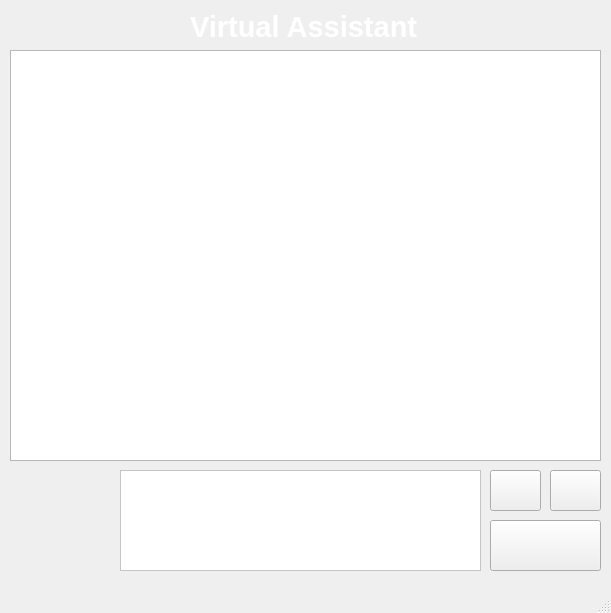
<?xml version="1.0" encoding="UTF-8"?>
<ui version="4.0">
 <class>MainWindow</class>
 <widget class="QMainWindow" name="MainWindow">
  <property name="geometry">
   <rect>
    <x>0</x>
    <y>0</y>
    <width>611</width>
    <height>613</height>
   </rect>
  </property>
  <property name="windowTitle">
   <string>MainWindow</string>
  </property>
  <property name="layoutDirection">
   <enum>Qt::LeftToRight</enum>
  </property>
  <property name="styleSheet">
   <string notr="true">background: url(:/iconPath/85e8fb5bd7897610782929cd285c7c33.jpg)</string>
  </property>
  <widget class="QWidget" name="centralwidget">
   <widget class="QLabel" name="label">
    <property name="geometry">
     <rect>
      <x>190</x>
      <y>10</y>
      <width>231</width>
      <height>31</height>
     </rect>
    </property>
    <property name="font">
     <font>
      <family>MS Sans Serif</family>
      <pointsize>22</pointsize>
      <weight>75</weight>
      <bold>true</bold>
     </font>
    </property>
    <property name="frameShadow">
     <enum>QFrame::Raised</enum>
    </property>
    <property name="text">
     <string>&lt;html&gt;&lt;head/&gt;&lt;body&gt;&lt;p&gt;&lt;span style=&quot; color:#ffffff;&quot;&gt;Virtual Assistant&lt;/span&gt;&lt;/p&gt;&lt;/body&gt;&lt;/html&gt;</string>
    </property>
    <property name="wordWrap">
     <bool>true</bool>
    </property>
   </widget>
   <widget class="QTextEdit" name="textEdit">
    <property name="geometry">
     <rect>
      <x>120</x>
      <y>470</y>
      <width>361</width>
      <height>101</height>
     </rect>
    </property>
    <property name="sizePolicy">
     <sizepolicy hsizetype="Expanding" vsizetype="Expanding">
      <horstretch>0</horstretch>
      <verstretch>0</verstretch>
     </sizepolicy>
    </property>
    <property name="styleSheet">
     <string notr="true">background: rgb(255, 255, 255)</string>
    </property>
    <property name="sizeAdjustPolicy">
     <enum>QAbstractScrollArea::AdjustToContents</enum>
    </property>
    <property name="html">
     <string>&lt;!DOCTYPE HTML PUBLIC &quot;-//W3C//DTD HTML 4.0//EN&quot; &quot;http://www.w3.org/TR/REC-html40/strict.dtd&quot;&gt;
&lt;html&gt;&lt;head&gt;&lt;meta name=&quot;qrichtext&quot; content=&quot;1&quot; /&gt;&lt;style type=&quot;text/css&quot;&gt;
p, li { white-space: pre-wrap; }
&lt;/style&gt;&lt;/head&gt;&lt;body style=&quot; font-family:'MS Shell Dlg 2'; font-size:8.25pt; font-weight:400; font-style:normal;&quot;&gt;
&lt;p style=&quot;-qt-paragraph-type:empty; margin-top:0px; margin-bottom:0px; margin-left:0px; margin-right:0px; -qt-block-indent:0; text-indent:0px;&quot;&gt;&lt;br /&gt;&lt;/p&gt;&lt;/body&gt;&lt;/html&gt;</string>
    </property>
   </widget>
   <widget class="QPushButton" name="pushButton">
    <property name="geometry">
     <rect>
      <x>490</x>
      <y>470</y>
      <width>51</width>
      <height>41</height>
     </rect>
    </property>
    <property name="contextMenuPolicy">
     <enum>Qt::DefaultContextMenu</enum>
    </property>
    <property name="styleSheet">
     <string notr="true">background-image: url(:/iconPath/speak.jpg);</string>
    </property>
    <property name="text">
     <string/>
    </property>
    <property name="autoRepeat">
     <bool>true</bool>
    </property>
    <property name="autoRepeatDelay">
     <number>299</number>
    </property>
   </widget>
   <widget class="QPushButton" name="pushButton_2">
    <property name="geometry">
     <rect>
      <x>550</x>
      <y>470</y>
      <width>51</width>
      <height>41</height>
     </rect>
    </property>
    <property name="contextMenuPolicy">
     <enum>Qt::DefaultContextMenu</enum>
    </property>
    <property name="styleSheet">
     <string notr="true">background-image: url(:/iconPath/mic2.jpg);</string>
    </property>
    <property name="text">
     <string/>
    </property>
    <property name="autoRepeat">
     <bool>true</bool>
    </property>
    <property name="autoRepeatDelay">
     <number>299</number>
    </property>
   </widget>
   <widget class="QPushButton" name="pushButton_3">
    <property name="geometry">
     <rect>
      <x>490</x>
      <y>520</y>
      <width>111</width>
      <height>51</height>
     </rect>
    </property>
    <property name="contextMenuPolicy">
     <enum>Qt::DefaultContextMenu</enum>
    </property>
    <property name="styleSheet">
     <string notr="true">background-image: url(:/iconPath/send.png);</string>
    </property>
    <property name="text">
     <string/>
    </property>
    <property name="autoRepeat">
     <bool>true</bool>
    </property>
    <property name="autoRepeatDelay">
     <number>299</number>
    </property>
   </widget>
   <widget class="QTextEdit" name="textEdit_2">
    <property name="geometry">
     <rect>
      <x>10</x>
      <y>50</y>
      <width>591</width>
      <height>411</height>
     </rect>
    </property>
   </widget>
   <widget class="QLabel" name="label_2">
    <property name="geometry">
     <rect>
      <x>10</x>
      <y>470</y>
      <width>101</width>
      <height>101</height>
     </rect>
    </property>
    <property name="text">
     <string>&lt;html&gt;&lt;head/&gt;&lt;body&gt;&lt;p&gt;&lt;img src=&quot;:/iconPath/logo.png&quot;/&gt;&lt;/p&gt;&lt;/body&gt;&lt;/html&gt;</string>
    </property>
   </widget>
  </widget>
  <widget class="QMenuBar" name="menubar">
   <property name="geometry">
    <rect>
     <x>0</x>
     <y>0</y>
     <width>611</width>
     <height>21</height>
    </rect>
   </property>
  </widget>
  <widget class="QStatusBar" name="statusbar"/>
 </widget>
 <resources>
  <include location="icon.qrc"/>
 </resources>
 <connections/>
</ui>
